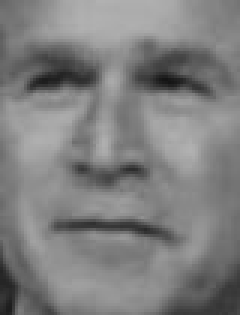
#> input picture gwb_cropped/George_W_Bush_0001.jpg, 80 x 105 px (shown 3 times larger)
$ python face_pca.py
#> lines starting #> are read from the running program, lines starting #| are printed output that depends on the picture
from PIL import Image
from numpy import *
import pylab

def pca(X):
    # Principal Component Analysis
    # input: X, matrix with training data as flattened arrays in rows
    # return: projection matrix (with important dimensions first),
    # variance and mean

    # get dimensions
    num_data, dim = X.shape

    # center data
    mean_X = X.mean(axis=0)
    for i in range(num_data):
        X[i] -= mean_X

    COVARIANCE_MATRIX = dot(X, X.T)  # covariance matrix
    e, EV = linalg.eigh(COVARIANCE_MATRIX)  # eigenvalues and eigenvectors
    tmp = dot(X.T, EV).T  # this is the compact trick
    V = tmp[::-1]  # reverse since last eigenvectors are the ones we want
    S = sqrt(e)[::-1]  # reverse since eigenvalues are in increasing order

    # return the projection matrix, the variance and the mean
    return V, S, mean_X


def loadImage():
    imlist=[]
    imlist.append("gwb_cropped/George_W_Bush_0001.jpg")
    imlist.append("gwb_cropped/George_W_Bush_0006.jpg")
    imlist.append("gwb_cropped/George_W_Bush_0009.jpg")
    imlist.append("gwb_cropped/George_W_Bush_0015.jpg")
    imlist.append("gwb_cropped/George_W_Bush_0025.jpg")
    imlist.append("gwb_cropped/George_W_Bush_0027.jpg")
    imlist.append("gwb_cropped/George_W_Bush_0031.jpg")
    imlist.append("gwb_cropped/George_W_Bush_0035.jpg")
    imlist.append("gwb_cropped/George_W_Bush_0043.jpg")
    imlist.append("gwb_cropped/George_W_Bush_0049.jpg")
    imlist.append("gwb_cropped/George_W_Bush_0057.jpg")
    imlist.append("gwb_cropped/George_W_Bush_0066.jpg")
    imlist.append("gwb_cropped/George_W_Bush_0068.jpg")
    imlist.append("gwb_cropped/George_W_Bush_0072.jpg")
    imlist.append("gwb_cropped/George_W_Bush_0078.jpg")
    imlist.append("gwb_cropped/George_W_Bush_0088.jpg")
    imlist.append("gwb_cropped/George_W_Bush_0089.jpg")
    imlist.append("gwb_cropped/George_W_Bush_0091.jpg")
    imlist.append("gwb_cropped/George_W_Bush_0105.jpg")
    imlist.append("gwb_cropped/George_W_Bush_0113.jpg")
    return imlist

from PIL import Image
import numpy
import pylab

imlist = loadImage()
im = numpy.array(Image.open(imlist[0]))  # open one image to get the size
#> im is the input picture: shape (105, 80); min 20, max 177, mean 127.1
m, n = im.shape[0:2]  # get the size of the images
#> m = 105; n = 80
imnbr = len(imlist)  # get the number of images

# create matrix to store all flattened images
immatrix = numpy.array([numpy.array(Image.open(imlist[i])).flatten() for i in range(imnbr)], 'f')
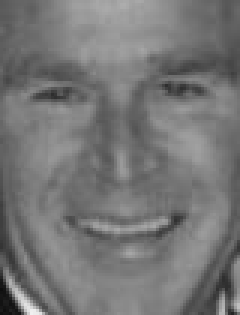
#> input picture gwb_cropped/George_W_Bush_0006.jpg, 80 x 105 px (shown 3 times larger)
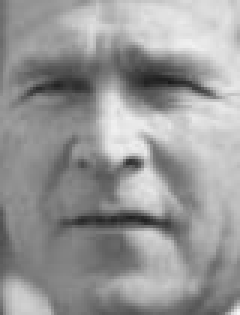
#> input picture gwb_cropped/George_W_Bush_0009.jpg, 80 x 105 px (shown 3 times larger)
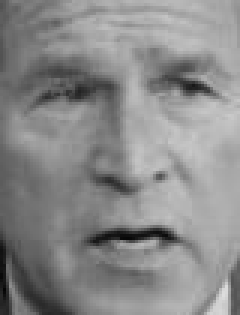
#> input picture gwb_cropped/George_W_Bush_0015.jpg, 80 x 105 px (shown 3 times larger)
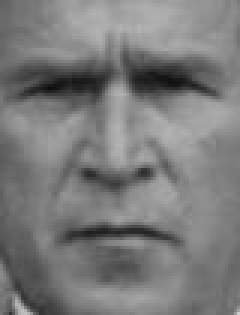
#> input picture gwb_cropped/George_W_Bush_0025.jpg, 80 x 105 px (shown 3 times larger)
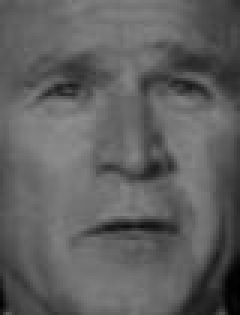
#> input picture gwb_cropped/George_W_Bush_0027.jpg, 80 x 105 px (shown 3 times larger)
#> (the run stopped early here; a loop or call above may not have finished)
